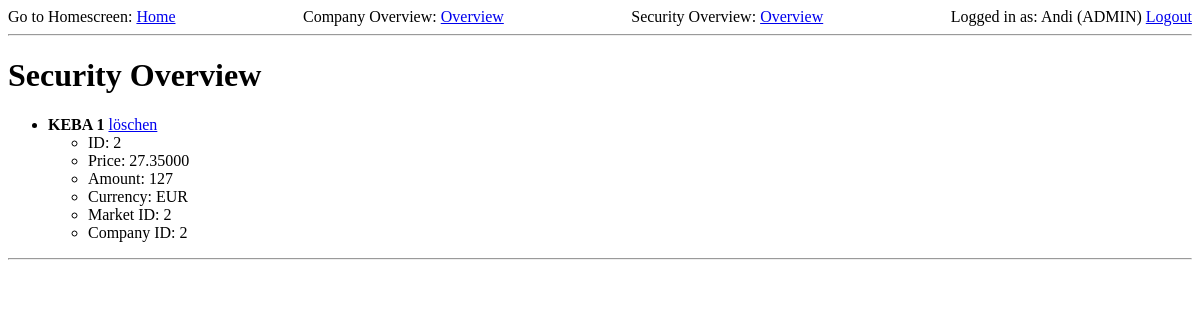
Before: /security/overview (signed in) with the older database file.
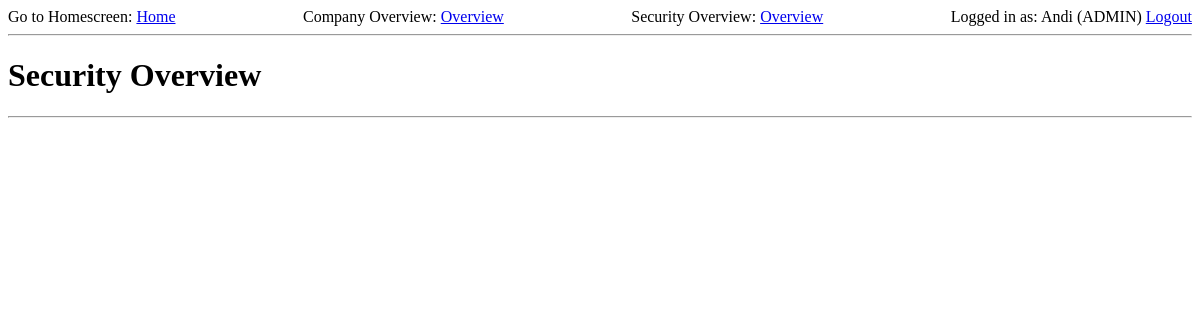
After: the same page with the newer database file.
### app/models.py (models this page shows, shortened)
class Security(db.Model):
    security_id = db.Column(db.Integer, primary_key=True)
    price = db.Column(db.Numeric(precision=10, scale=5))
    amount = db.Column(db.Integer)
    currency = db.Column(db.String)
    name = db.Column(db.String, index=True, unique=True)
    market_id = db.Column(db.Integer)
    comp_id = db.Column(db.Integer)

### app/routes.py (the view)
@app.route('/security/overview')
@login_required
def security_overview():
    securities = Security.query.all()
    return render_template('security_overview.html', title='Security Overview', securities=securities)

### app/models.py (called while the page is built)
@login.user_loader
def load_user(id):
    return User.query.get(int(id))

### app/templates/security_overview.html
{% extends "base.html" %}
{% block content %}
    <h1>Security Overview</h1>
    <ul>
        {% for security in securities %}
            <li>
                <strong>{{ security.name }}</strong>
                <a class="btn btn-danger"
                       href="{{ url_for('security_deletion',security_id = security.security_id) }}">löschen</a>
                <ul>
                    <li>ID: {{ security.security_id }}</li>
                    <li>Price: {{ security.price }}</li>
                    <li>Amount: {{ security.amount }}</li>
                    <li>Currency: {{ security.currency }}</li>
                    <li>Market ID: {{ security.market_id }}</li>
                    <li>Company ID: {{ security.comp_id }}</li>
                </ul>
            </li>
        {% endfor %}
    </ul>
{% endblock %}

Changed rows visible on the page:
removed Security: name "KEBA 1", security_id "2", price "27.35000", amount "127", currency "EUR", market_id "2", comp_id "2"
